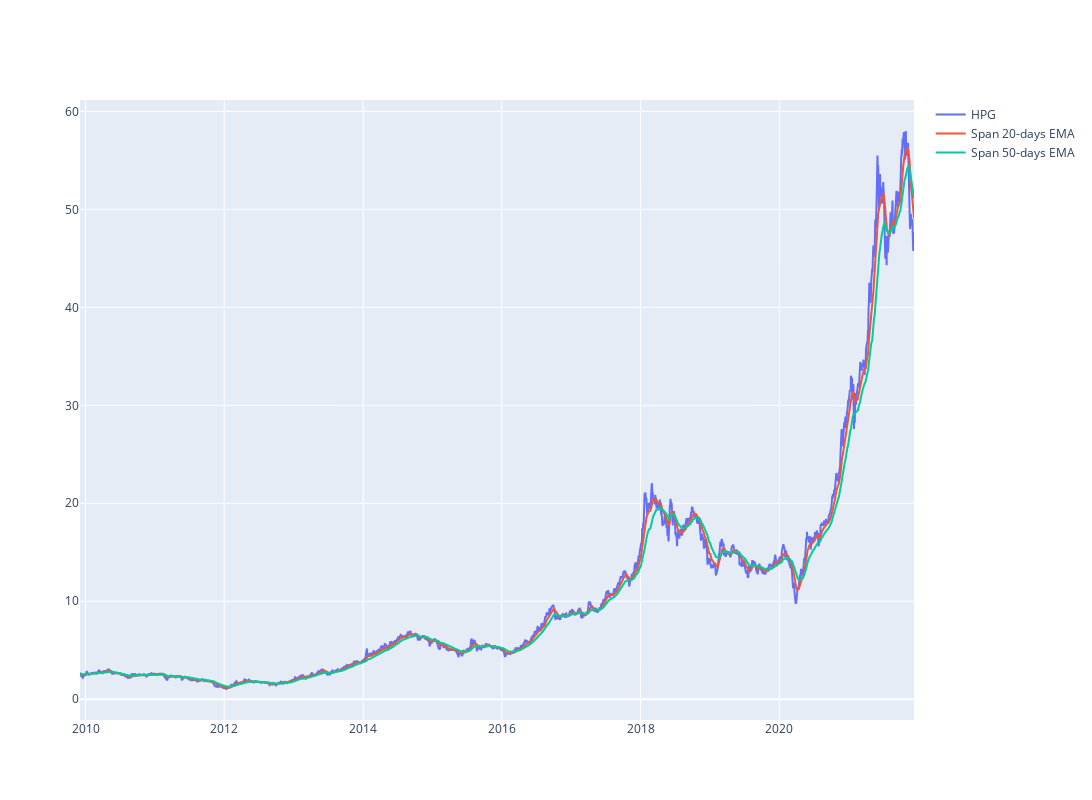

Source (notebook cell):
### Code cell
#plot linechart for stock price
short_rolling = df['<Close>'].rolling(window=20).mean()

ema_long = df['<Close>'].ewm(span=50, adjust=False).mean()
ema_short = df['<Close>'].ewm(span=20, adjust=False).mean()
line_price = df['<Close>']
fig = go.Figure()
#px.line(df_hpg, x='datetime', y='<Close>', labels={'x':'Date', 'y':'Price'})
fig.update_layout(  autosize=False,   width=1200,    height=800)
fig.add_trace(go.Scatter(x=df.datetime, y=line_price, 
                        mode='lines', name=stock))

fig.add_trace(go.Scatter(x=df.datetime, y=ema_short, 
                        mode='lines', name='Span 20-days EMA'))

fig.add_trace(go.Scatter(x=df.datetime, y=ema_long, 
                        mode='lines', name='Span 50-days EMA'))

### Figure 1 — Plotly figure (JSON) as saved in the notebook; plotly's stock layout.template omitted (floating-point values rounded to 4 significant figures; data arrays with more than 128 entries replaced by an {"elided": "..."} marker saying what was removed)
{"data": [{"mode": "lines", "name": "HPG", "type": "scatter", "x": {"elided": "3000 str values"}, "y": {"elided": "3000 float values"}}, {"mode": "lines", "name": "Span 20-days EMA", "type": "scatter", "x": {"elided": "3000 str values"}, "y": {"elided": "3000 float values"}}, {"mode": "lines", "name": "Span 50-days EMA", "type": "scatter", "x": {"elided": "3000 str values"}, "y": {"elided": "3000 float values"}}], "layout": {"autosize": false, "height": 800, "width": 1200}}
